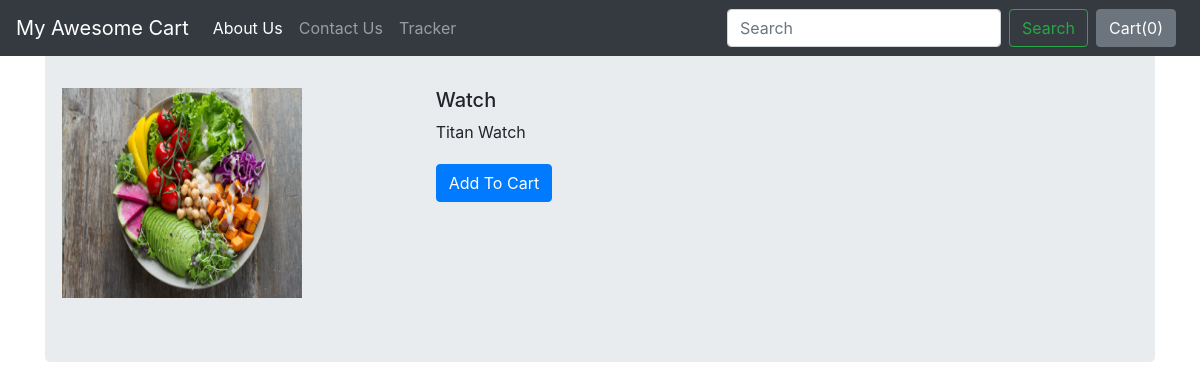
Page /shop/productview/1 on the earlier database version.
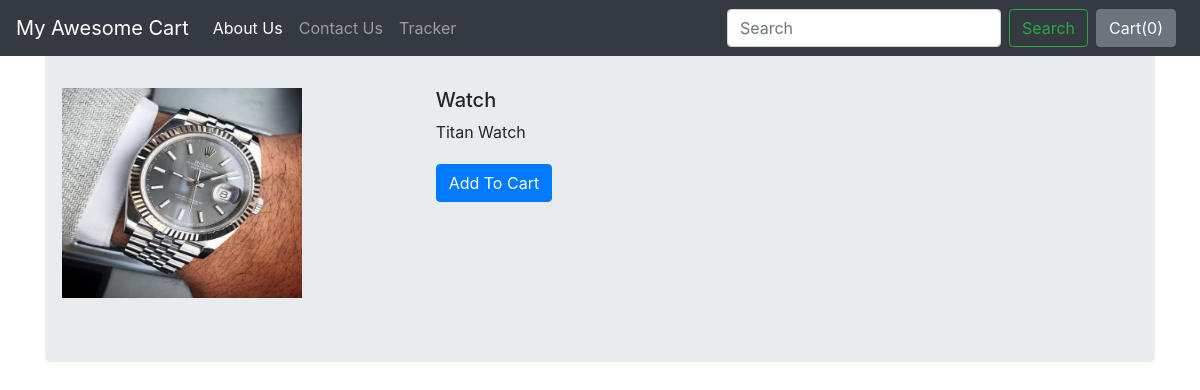
Same page on the later database version.
### shop/models.py (models this page shows)
class Product(models.Model):  #Inherits the properties of Model class in models
    product_id = models.AutoField
    product_name = models.CharField(max_length=50)
    category = models.CharField(max_length=50, default='')
    subCategory = models.CharField(max_length=50, default='')
    image = models.ImageField(upload_to='shop/images', default='')
    price = models.IntegerField(default=0)
    description = models.CharField(max_length=300, default='')
    publish_date = models.DateField()
    def __str__(self):
        return self.product_name

### shop/views.py (the view)
# urls.py: path('productview/<int:myid>', views.productView, name="ProductView"),
def productView(request, myid):
    product = Product.objects.filter(id =myid)
    print(product)
    return render(request, 'shop/productview.html', {'product': product[0]})

### shop/templates/shop/productview.html (shortened to what this page needs)
{% extends 'shop/basic.html' %}
{% block body %}
    <div class="container my-4">
        <div class="jumbotron">
                <div class="row">
              <div class="col-md-4">
                <div class="row"><img id="product-image" src="/media/{{product.image}}" alt="{{product.product_name}}Image Here"></div>
              </div>
              <div class="col-md-8">
                <h5>{{product.product_name}}</h5>
                <p>{{product.description}}</p>
                <p> <button id="{{product.product_name}}" class="btn btn-primary cart my-1">Add To Cart</button>
                </p>
              </div>
            </div>
           </div>
    </div>
{% endblock %}

### shop/templates/shop/basic.html (shortened to what this page needs)
<!doctype html>
<html lang="en">
<head>
  <link rel="stylesheet" href="https://stackpath.bootstrapcdn.com/bootstrap/4.2.1/css/bootstrap.min.css"
>
</head>
<body>
  <nav class="navbar navbar-expand-lg fixed-top navbar-dark bg-dark">
    <a class="navbar-brand" href="/shop/">My Awesome Cart</a>
    <div class="collapse navbar-collapse" id="navbarSupportedContent">
      <ul class="navbar-nav mr-auto">
        <li class="nav-item active">
          <a class="nav-link" href="/shop/about">About Us <span class="sr-only">(current)</span></a>
        </li>
        <li class="nav-item">
          <a class="nav-link" href="/shop/contact">Contact Us</a>
        </li>
        <li class="nav-item">
          <a class="nav-link" href="/shop/tracker">Tracker</a>
        </li>
      </ul>
      <form class="form-inline my-2 my-lg-0">
        <input class="form-control mr-sm-2" type="search" placeholder="Search" aria-label="Search">
        <button class="btn btn-outline-success my-2 my-sm-0" type="submit">Search</button>
      </form>
      <button type="button" id="popper-cart" class="btn btn-secondary mx-2" data-container="body" data-toggle="popover"
        data-placement="bottom" data-content="Your Cart">
        Cart(<span id="productsInCart">0</span>)
      </button>
    </div>
  </nav>
  {% block body %} {% endblock %}
</body>
</html>

### shop/templates/shop/productview.html (style rules this page uses)
#product-image { width: 240px; height: 210px; }

Differences in the rows shown:
changed Product "Watch": image: a different picture
